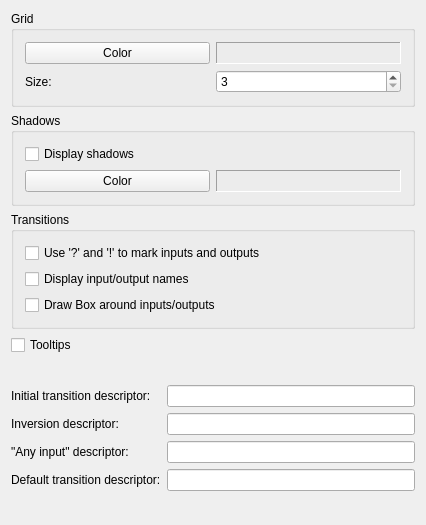
<?xml version="1.0" encoding="UTF-8"?>
<ui version="4.0">
 <class>OptDisplayDlg</class>
 <widget class="QWidget" name="OptDisplayDlg">
  <property name="geometry">
   <rect>
    <x>0</x>
    <y>0</y>
    <width>426</width>
    <height>525</height>
   </rect>
  </property>
  <property name="sizePolicy">
   <sizepolicy hsizetype="Expanding" vsizetype="Expanding">
    <horstretch>0</horstretch>
    <verstretch>0</verstretch>
   </sizepolicy>
  </property>
  <layout class="QVBoxLayout">
   <property name="spacing">
    <number>6</number>
   </property>
   <property name="margin" stdset="0">
    <number>11</number>
   </property>
   <item>
    <widget class="QGroupBox" name="GroupBox17">
     <property name="title">
      <string>Grid</string>
     </property>
     <layout class="QVBoxLayout">
      <property name="spacing">
       <number>6</number>
      </property>
      <property name="margin" stdset="0">
       <number>11</number>
      </property>
      <item>
       <layout class="QHBoxLayout">
        <item>
         <widget class="QPushButton" name="pb_gridcolor">
          <property name="text">
           <string>Color</string>
          </property>
         </widget>
        </item>
        <item>
         <widget class="QLabel" name="lb_gridcolor">
          <property name="frameShape">
           <enum>QFrame::Panel</enum>
          </property>
          <property name="frameShadow">
           <enum>QFrame::Sunken</enum>
          </property>
          <property name="text">
           <string/>
          </property>
          <property name="wordWrap">
           <bool>false</bool>
          </property>
         </widget>
        </item>
       </layout>
      </item>
      <item>
       <layout class="QHBoxLayout">
        <item>
         <widget class="QLabel" name="TextLabel14">
          <property name="text">
           <string>Size:</string>
          </property>
          <property name="wordWrap">
           <bool>false</bool>
          </property>
         </widget>
        </item>
        <item>
         <widget class="QSpinBox" name="sb_gridsize">
          <property name="minimum">
           <number>3</number>
          </property>
         </widget>
        </item>
       </layout>
      </item>
     </layout>
    </widget>
   </item>
   <item>
    <widget class="QGroupBox" name="groupBox3">
     <property name="title">
      <string>Shadows</string>
     </property>
     <layout class="QHBoxLayout">
      <item>
       <layout class="QVBoxLayout">
        <item>
         <widget class="QCheckBox" name="cb_shadows">
          <property name="text">
           <string>Display shadows</string>
          </property>
         </widget>
        </item>
        <item>
         <layout class="QHBoxLayout">
          <item>
           <widget class="QPushButton" name="pb_shadowcolor">
            <property name="text">
             <string>Color</string>
            </property>
           </widget>
          </item>
          <item>
           <widget class="QLabel" name="lb_shadowcolor">
            <property name="frameShape">
             <enum>QFrame::Panel</enum>
            </property>
            <property name="frameShadow">
             <enum>QFrame::Sunken</enum>
            </property>
            <property name="text">
             <string/>
            </property>
            <property name="wordWrap">
             <bool>false</bool>
            </property>
           </widget>
          </item>
         </layout>
        </item>
       </layout>
      </item>
     </layout>
    </widget>
   </item>
   <item>
    <widget class="QGroupBox" name="bg_transitions">
     <property name="title">
      <string>Transitions</string>
     </property>
     <layout class="QVBoxLayout">
      <item>
       <layout class="QVBoxLayout">
        <item>
         <widget class="QCheckBox" name="cb_iomark">
          <property name="text">
           <string>Use '?' and '!' to mark inputs and outputs</string>
          </property>
         </widget>
        </item>
        <item>
         <widget class="QCheckBox" name="cb_ionames">
          <property name="text">
           <string>Display input/output names</string>
          </property>
         </widget>
        </item>
        <item>
         <widget class="QCheckBox" name="cb_drawbox">
          <property name="text">
           <string>Draw Box around inputs/outputs</string>
          </property>
         </widget>
        </item>
       </layout>
      </item>
     </layout>
    </widget>
   </item>
   <item>
    <widget class="QCheckBox" name="cb_tooltips">
     <property name="text">
      <string>Tooltips</string>
     </property>
    </widget>
   </item>
   <item>
    <spacer>
     <property name="orientation">
      <enum>Qt::Vertical</enum>
     </property>
     <property name="sizeType">
      <enum>QSizePolicy::Expanding</enum>
     </property>
     <property name="sizeHint" stdset="0">
      <size>
       <width>20</width>
       <height>16</height>
      </size>
     </property>
    </spacer>
   </item>
   <item>
    <layout class="QGridLayout">
     <item row="0" column="1">
      <widget class="QLineEdit" name="le_start"/>
     </item>
     <item row="3" column="0">
      <widget class="QLabel" name="textLabel2">
       <property name="text">
        <string>Default transition descriptor:</string>
       </property>
       <property name="wordWrap">
        <bool>false</bool>
       </property>
      </widget>
     </item>
     <item row="1" column="0">
      <widget class="QLabel" name="textLabel1">
       <property name="text">
        <string>Inversion descriptor:</string>
       </property>
       <property name="wordWrap">
        <bool>false</bool>
       </property>
      </widget>
     </item>
     <item row="3" column="1">
      <widget class="QLineEdit" name="le_default"/>
     </item>
     <item row="0" column="0">
      <widget class="QLabel" name="lb_start">
       <property name="text">
        <string>Initial transition descriptor:</string>
       </property>
       <property name="wordWrap">
        <bool>false</bool>
       </property>
      </widget>
     </item>
     <item row="2" column="1">
      <widget class="QLineEdit" name="le_any"/>
     </item>
     <item row="1" column="1">
      <widget class="QLineEdit" name="le_inversion"/>
     </item>
     <item row="2" column="0">
      <widget class="QLabel" name="textLabel1_2">
       <property name="text">
        <string>&quot;Any input&quot; descriptor:</string>
       </property>
       <property name="wordWrap">
        <bool>false</bool>
       </property>
      </widget>
     </item>
    </layout>
   </item>
   <item>
    <spacer>
     <property name="orientation">
      <enum>Qt::Vertical</enum>
     </property>
     <property name="sizeType">
      <enum>QSizePolicy::Expanding</enum>
     </property>
     <property name="sizeHint" stdset="0">
      <size>
       <width>20</width>
       <height>20</height>
      </size>
     </property>
    </spacer>
   </item>
  </layout>
 </widget>
 <layoutdefault spacing="6" margin="11"/>
 <tabstops>
  <tabstop>pb_gridcolor</tabstop>
  <tabstop>sb_gridsize</tabstop>
  <tabstop>pb_shadowcolor</tabstop>
  <tabstop>cb_iomark</tabstop>
  <tabstop>cb_ionames</tabstop>
  <tabstop>cb_drawbox</tabstop>
  <tabstop>cb_tooltips</tabstop>
  <tabstop>le_start</tabstop>
  <tabstop>le_inversion</tabstop>
  <tabstop>le_any</tabstop>
  <tabstop>le_default</tabstop>
  <tabstop>cb_shadows</tabstop>
 </tabstops>
 <resources/>
 <connections/>
</ui>
